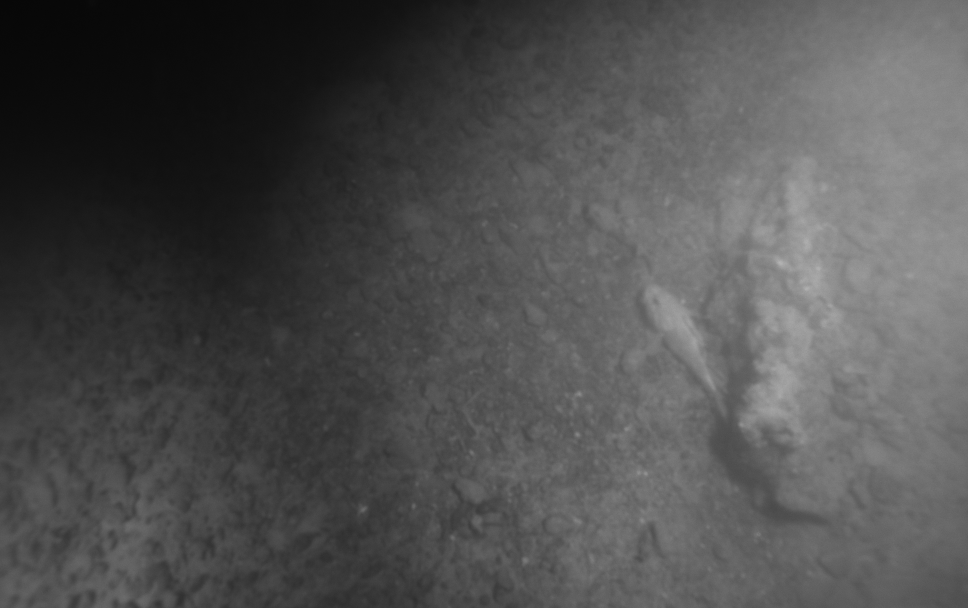
#> input picture dataset/frame000055.png, 968 x 608 px; its folder holds only this picture in this run
$ python mosaic_orb.py   (older library calls are emulated)
#> lines starting #> are read from the running program, lines starting #| are printed output that depends on the picture
import cv2
import glob
import json
import os
import re
import time
import numpy as np

BASE = os.path.dirname(os.path.dirname(os.path.abspath(__file__)))

SRC = os.path.join(BASE, "dataset")        # папка со всеми кадрами
OUT = os.path.join(BASE, "output")
START, END = 0, None                       # с какого по порядку кадра в папке мы будет взять (END= None - до конца)
WIDTH = 480                                # рабочая ширина кадра
MIN_SHIFT = 0.15                           # новый кадр берём, когда сдвиг >= 20% меньшей стороны
CHECK_EVERY = 2                            # проверять каждый 2-й кадр
NEIGHBORS = 5                              # с сколькими прошлыми ключевыми кадрами сопоставлять
MIN_INLIERS = 25                           # минимум надёжных совпадений для связи
MAX_SIDE = 4000                            # максимальный размер карты в пикселях
LIGHT_POWER = 2.0                          # насколько сильно тёмные края теряют вес при смешивании
DIST_POWER = 24.0                           # чем больше, тем меньше двоения (побеждает кадр, где точка ближе к центру)
MAX_PARTS = 3                              # сколько самых больших кусков сохранять
FLAT_FIELD = True                          # выравнивание света
SCALE_PRIOR = 1e5                          # держать масштаб кадров близким к 1 (0 = выключить если срочно :D высота аппарата сильно меняется)

def natural_key(s):
    return [int(t) if t.isdigit() else t.lower() for t in re.split(r"(\d+)", s)]

# [4 lines left out: function fnum, not called in this run]

def load(path):
#> called with path = 'dataset/frame000055.png'
    img = cv2.imread(path)
#> img is the input picture: shape (608, 968, 3); min 6, max 180, mean 78.9
    k = WIDTH / img.shape[1]
#> k = 0.496
    return cv2.resize(img, None, fx=k, fy=k, interpolation=cv2.INTER_AREA)

def hp_gray(img):
    g = cv2.cvtColor(img, cv2.COLOR_BGR2GRAY).astype(np.float32)
    return g - cv2.GaussianBlur(g, (0, 0), 15)          # убираем плавный свет
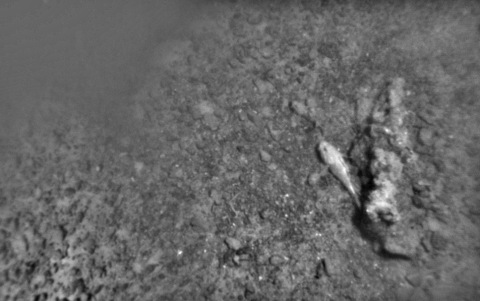
#> returned value: shape (301, 480) float32; min -26.44, max 39.01, mean 0; drawn with min black and max white

# отбор кадров (New??????) надо как-то отдельно создать функцию в отедльном файле???? для скорости
def select_keyframes(paths):
    last = hp_gray(load(paths[0]))
    win = cv2.createHanningWindow((last.shape[1], last.shape[0]), cv2.CV_32F)
    keep, since = [0], 0
    for i in range(1, len(paths), CHECK_EVERY):
        cur = hp_gray(load(paths[i]))
        (dx, dy), resp = cv2.phaseCorrelate(last, cur, win)
        shift = float(np.hypot(dx, dy)) / min(last.shape)
        since += CHECK_EVERY
        if shift >= MIN_SHIFT or (resp < 0.05 and since >= 10):
            keep.append(i)
            last, since = cur, 0
    return keep

# зацепки ORB и связи между кадрами (New!!)
clahe = cv2.createCLAHE(2.0, (8, 8))
orb = cv2.ORB_create(4000, fastThreshold=5)
bf = cv2.BFMatcher(cv2.NORM_HAMMING)

def features(img, k=12, gain=25):
#> called with k = 12, gain = 25
    g = cv2.cvtColor(img, cv2.COLOR_BGR2GRAY).astype(np.float32)
    mean = cv2.GaussianBlur(g, (0, 0), k)                                   # плавный фон (муть)
    std = np.sqrt(cv2.GaussianBlur((g - mean) ** 2, (0, 0), k)) + 2         # местный контраст
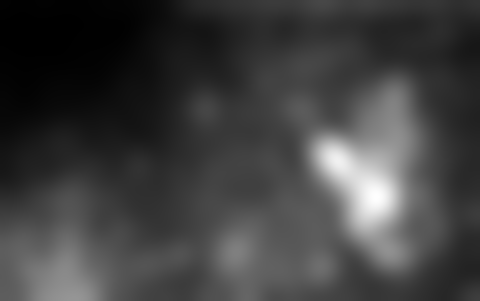
#> std: shape (301, 480) float32; min 2.39, max 17.22, mean 6.11; drawn with min black and max white
    g = np.clip(128 + gain * (g - mean) / std, 0, 255).astype(np.uint8)     # выравниваем контраст
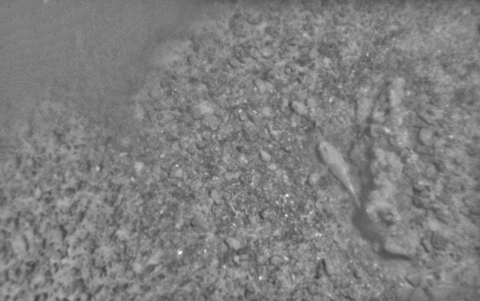
#> g: shape (301, 480); min 58, max 255, mean 127
    kp, des = orb.detectAndCompute(g, None)
#> kp = 3764 keypoints; strongest (x, y, size): (180, 252, 31), (179, 252, 44.6), (287, 195, 31), (286, 215, 31)
    pts = np.float32([x.pt for x in kp]) if kp else np.zeros((0, 2), np.float32)
#> pts = 3764 pairs, first value 31 to 448, second value 32 to 269
    return pts, des

# [17 lines left out: function match, not called in this run]

def components(n, edges):
    parent = list(range(n))

    def find(x):
        while parent[x] != x:
            parent[x] = parent[parent[x]]
            x = parent[x]
        return x
    for j, k, _, _ in edges:
        parent[find(j)] = find(k)
    groups = {}
    for i in range(n):
        groups.setdefault(find(i), []).append(i)
    return sorted(groups.values(), key=len, reverse=True)

# [58 lines left out: functions solve, weight_map, not called in this run]

# ---------- отбраковка связей, которые спорят с остальными ----------
PRUNE_FACTOR = 2.5                         # выбрасываем, если невязка в столько раз больше медианной
PRUNE_MIN_PX = 5.0                         # ...и больше этого числа пикселей

# [80 lines left out: functions edge_rms, prune_links, render, save_map, not called in this run]

# ---------- проверка связей (для тестировщика) ----------
CHECK_AT = 5200                            # номер кадра, около которого цепочка раньше рвалась

# [33 lines left out: functions draw_link, diagnose, not called in this run]
def main():
    os.makedirs(OUT, exist_ok=True)
    allp = []
    for ext in ("*.png", "*.jpg", "*.jpeg", "*.tif", "*.tiff"):
        allp += glob.glob(os.path.join(SRC, ext))
    allp = sorted(allp, key=natural_key)[START:END]
    if not allp:
        raise SystemExit(f"Кадров не найдено в {SRC}. Проверь путь и что в папке лежат png/jpg.")
    print("Кадров в папке:", len(allp))
    t0 = time.time()

    keys = select_keyframes(allp)
    print(f"Ключевых кадров: {len(keys)} из {len(allp)} ({time.time() - t0:.0f} с)")
    kpaths = [allp[i] for i in keys]

    feats = [features(load(p)) for p in kpaths]
#> feats = 1 item
    edges = []
    for k in range(1, len(kpaths)):
        for j in range(max(0, k - NEIGHBORS), k):
            r = match(feats[j], feats[k])
            if r is not None:
                edges.append((j, k, r[0], r[1]))
#> after the loop, edges = []
    print("Связей между кадрами:", len(edges))
#| Связей между кадрами: 0

    linked = {k for j, k, _, _ in edges}
#> linked = 0 items
    breaks = [fnum(kpaths[k]) for k in range(1, len(keys)) if k not in linked]
#> breaks = []
    print("Цепочка рвётся перед кадрами №:", breaks)
#| Цепочка рвётся перед кадрами №: []

    comps = components(len(kpaths), edges)
#> after the loop in components, `for j, k, _, _ in edges:`: parent = [0]
#> comps = [[0]]
    print("Кусков (связных групп):", len(comps), ", размеры:", [len(c) for c in comps[:8]])
#| Кусков (связных групп): 1 , размеры: [1]
    size = (load(kpaths[0]).shape[1], load(kpaths[0]).shape[0])
#> size = (480, 301)
    results = []
    for part, comp in enumerate(comps[:MAX_PARTS]):
        if len(comp) < 5:
            break
        best = sorted(comp)
        cedges = prune_links(best, edges, size)
        poses, rms = solve(best, cedges, size)
        print(f"Кусок {part}: ключевых кадров {len(best)}, "
              f"кадры №{fnum(kpaths[best[0]])}-{fnum(kpaths[best[-1]])}, невязка {rms:.2f} px")
        mosaic, valid = render([kpaths[i] for i in best], poses)
        name = f"orb_s{START}_part{part}_n{len(best)}"
        save_map(mosaic, valid, name, {"source": "ORB + общая подгонка", "keyframes_used": len(best),
                                       "first_frame": fnum(kpaths[best[0]]), "last_frame": fnum(kpaths[best[-1]]),
                                       "frames_total": len(allp), "rms_px": round(rms, 3)})
        print(f"  Файл: {name}.png, размер {mosaic.shape[1]}x{mosaic.shape[0]}")
        if part == 0:
            diagnose(best, cedges, poses, kpaths)
        results.append((best, poses))
    print(f"Готово за {time.time() - t0:.0f} с.")
    return keys, results

if __name__ == "__main__":
    main()
